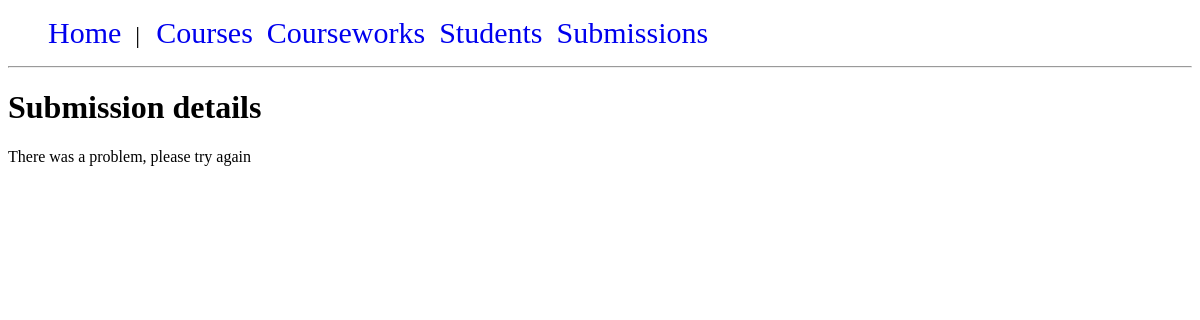
Before: /submissions/submission_details.php?id=1 with the older database file.
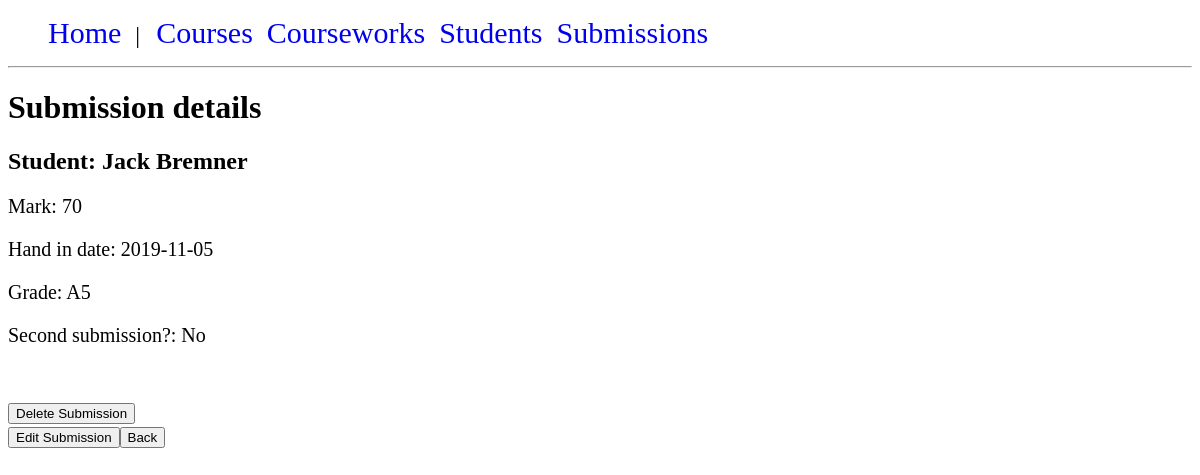
After: the same page with the newer database file.
### tables this page shows
CREATE TABLE "submissions" (
	"submission_id"	INTEGER NOT NULL PRIMARY KEY AUTOINCREMENT UNIQUE,
	"coursework_id"	INTEGER NOT NULL,
	"student_id"	INTEGER NOT NULL,
	"mark"	INTEGER(100),
	"hand_in_date"	DATE NOT NULL,
	"second_submission"	BOOLEAN NOT NULL DEFAULT 0,
	"grade_id"	INTEGER NOT NULL,
	FOREIGN KEY("coursework_id") REFERENCES "courseworks"("coursework_id"),
	FOREIGN KEY("student_id") REFERENCES "students"("student_id")
);

CREATE TABLE "students" (
	"student_id"	INTEGER NOT NULL UNIQUE,
	"name"	TEXT(50) NOT NULL,
	PRIMARY KEY("student_id")
);

CREATE TABLE "grades" (
	"grade_id"	INTEGER NOT NULL PRIMARY KEY AUTOINCREMENT,
	"grade"	TEXT(3) NOT NULL UNIQUE
);

### submissions/submission_functions.php (called while the page is built, shortened)
<?php
if (php_sapi_name() == "cli") {
    require_once getcwd().'../database/dbconnection.php';
} else {
    require_once $_SERVER['DOCUMENT_ROOT'].'/database/dbconnection.php';
}
function getSubmissionById($submission_id) {
    $query = "SELECT submission_id, mark, hand_in_date, g.grade, second_submission, name as student_name FROM submissions sub
              JOIN students stu ON sub.student_id = stu.student_id
              JOIN grades g on sub.grade_id = g.grade_id
              WHERE submission_id = ?";
    $submission = DB::run($query, [$submission_id])->fetch(PDO::FETCH_ASSOC);
    return $submission;
}

### database/dbconnection.php (called while the page is built, shortened)
<?php
class DB {
    private static $instance = null;
    private static $pdo;
    public function __construct() {
        if (php_sapi_name() == "cli") {
            self::$pdo = new PDO("sqlite:database/courseworkapp.db");
        }
        else {
            self::$pdo = new PDO("sqlite:".$_SERVER['DOCUMENT_ROOT']."/database/courseworkapp.db");
        }
}
    public static function getInstance() : DB {
        if(!self::$instance)
        {
            self::$instance = new DB();
        }
        return self::$instance;
    }
    public static function run($sql, $params = NULL) {
        $stmt = self::$pdo->prepare($sql);
        $stmt->execute($params);
        return $stmt;
    }
}

### submissions/submission_details.php (the view, shortened to what this page needs)
<?php
require_once 'submission_functions.php';
$submission_id = htmlspecialchars($_GET["id"]);
$submission = getSubmissionById($submission_id);
echo '<h1>Submission details</h1>';
if ($submission) {
    echo '<h2>Student: ' . $submission['student_name'] . '</h2>';
    echo '<p>Mark: ' . $submission['mark'] . '</p>';
    echo '<p>Hand in date: ' . $submission['hand_in_date'] . '</p>';
    echo '<p>Grade: ' . $submission['grade'] . '</p>';
    if ($submission['second_submission']) {
        echo '<p>Second submission?: Yes</p>';
    } else {
        echo '<p>Second submission?: No</p>';
    }
    echo '<br>';
    echo '<br>';
    echo '<form action="" method="post">
            <input type="hidden" name="delete" value="' . $submission_id . '"/>
            <input type="submit" value="Delete Submission">
        </form>';
    echo '<a href=edit_submission_form.php?id=' . $submission_id . '><button>Edit Submission</button></a>';
    echo '<button type="button" onclick="javascript:history.back()">Back</button>';
    echo '<br>';
    echo '<br>';
} else {
    echo 'There was a problem, please try again';
}
?>

Changed rows visible on the page:
now on this page (row edited): submissions: student.name "Jack Bremner", mark "70", hand_in_date "2019-11-05", grade.grade "A5"
Other visible differences:
form field value: (not shown) → "Delete Submission"
text no longer shown: "There was a problem, please try again"
text now shown: "Student: Mark: Hand in date: Grade: Second submission?: No Edit Submission Back"
